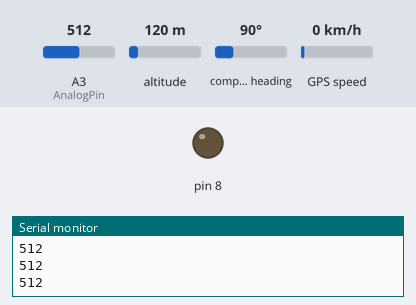
Recording of a sketch running on a simulated Arduino Uno, built with avr-gcc and run on an emulated ATmega328P. Shown: output pins drawn as LEDs (lit = HIGH), the last lines printed to the serial monitor. Inputs (shaded band) come from the test bench; at power-on: A3 (AnalogPin) = 512, altitude 120 m, compass heading 90°, GPS speed 0 km/h. Storage starts empty; the GPS gets a fix after 3 s at 37.7749, -122.4194 with 8 satellites.

Above: at 6.2 s.
6.3 s: A3 (AnalogPin) set to 888
7.8 s: A3 (AnalogPin) set to 918
At 8.5 s:
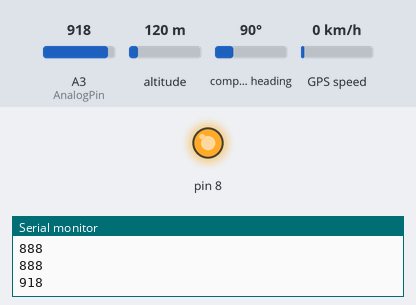
9.3 s: A3 (AnalogPin) set to 890
At 12.07 s:
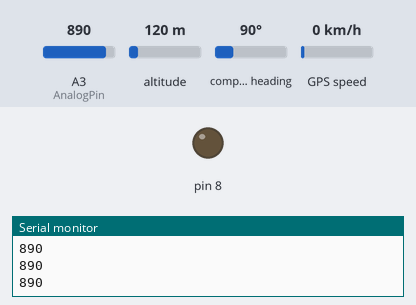
12.3 s: A3 (AnalogPin) set to 910
At 13.2 s:
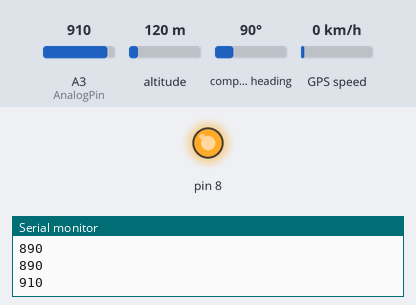
Timing chart, 0 to 14.8 s (numbered marks = the images above; inputs shaded):
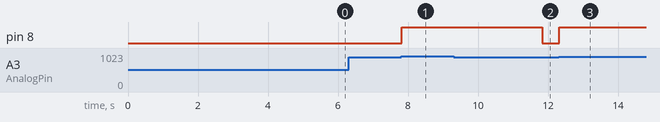

Measured:
- the behaviour switches between 900 and 901 on A3 (AnalogPin) (found by bisection; images 0 and 1)
- after the input at 7.8 s, pin 8: LOW → HIGH at once
- after the input at 9.3 s, pin 8: HIGH → LOW after 2.5 s
- after the input at 12.3 s, pin 8: LOW → HIGH at once

The sketch:

GPS_Switch_Logger.ino
```cpp
#include <SD.h>
#include<SPI.h>

#include <Adafruit_GPS.h>
//  Libreria per la creazione di un seriale sulla porta 9600 via software. Sintassi: SoftwareSerial mySerial(TXpin, RXpin);
#include <SoftwareSerial.h>
SoftwareSerial mySerial(3,2);
//  Dichiarazione oggetto GPS con invio dei dati al seriale mySerial.
Adafruit_GPS GPS(&mySerial);

//  Variabili per le frasi NMEA
String NMEA1;
String NMEA2;
//  Variabili per la lettura dei caratteri nelle frasi NMEA
char c;         //  per legere i caratteri delle stringhe
float deg;      //  per leggere i gradi dalle stringhe
float degWhole; //  per leggere la parte intera dei gradi
float degDec;   //  per leggere la parte decimale dei gradi
int AnalogPin = 3;
int SwitchValue = 0;
bool FirstPastFlag = true;
String GPSFile;

//  Dichiarazione del pin SS della scheda SD.
//  N.B. Controllare con precisione quale sia la comunicazione SS della propria scheda SD
//  Le logging shield hanno il pin SS su D10, di solito
//  int chipSelect = 4;
int chipSelect = 10;
//  Dichiarazione della variabile di tipo File, la useremo dopo per scrivere i log
File mySensorData;


void setup()
{
  Serial.begin(9600);
  GPS.begin(9600);
  GPS.sendCommand("$PGCMD,33,0*6D");
  GPS.sendCommand(PMTK_SET_NMEA_OUTPUT_RMCGGA);
  GPS.sendCommand(PMTK_SET_NMEA_UPDATE_10HZ);
  delay(1000);

  SD.begin(chipSelect);
  pinMode(8,OUTPUT);

  readGPS();
}

void loop()
{
  SwitchValue = analogRead(AnalogPin);     // read the input pin
  Serial.println(SwitchValue);
  if(SwitchValue > 900) //Only save data if switch on
  {
    if(FirstPastFlag == true)
    {
      GPSFile      = generateFiles("GPS");
      FirstPastFlag = false;
    }
    digitalWrite(8,HIGH);
    readGPS();
    mySensorData = SD.open(GPSFile, FILE_WRITE);
    mySensorData.println(NMEA1);
    mySensorData.println(NMEA2);
    mySensorData.close();
  }
  else
  {
    digitalWrite(8,LOW);
    FirstPastFlag = true;
  }
}

void readGPS() {

  clearGPS();
  while(!GPS.newNMEAreceived()) {
    c=GPS.read();
  }

  GPS.parse(GPS.lastNMEA());
  NMEA1=GPS.lastNMEA();


   while(!GPS.newNMEAreceived()) {
    c=GPS.read();
  }
  GPS.parse(GPS.lastNMEA());
  NMEA2=GPS.lastNMEA();

}

void clearGPS() {
  while(!GPS.newNMEAreceived()) {
    c=GPS.read();
  }
  GPS.parse(GPS.lastNMEA());

  while(!GPS.newNMEAreceived()) {
    c=GPS.read();
  }
  GPS.parse(GPS.lastNMEA());

  while(!GPS.newNMEAreceived()) {
    c=GPS.read();
  }
  GPS.parse(GPS.lastNMEA());

}
void convLong(){

  degWhole=float(int(GPS.longitude / 100));
  degDec=(GPS.longitude - degWhole * 100 ) / 60;
  deg = degWhole + degDec;
  if(GPS.lon=='W'){
    deg = (-1) * deg;
  }
}
void convLati(){
  degWhole=float(int(GPS.latitude / 100));
  degDec=(GPS.latitude - degWhole * 100 ) / 60;
  deg = degWhole + degDec;
  if(GPS.lat=='S'){
    deg = (-1) * deg;
  }
}

String generateFiles(String sensor)
{
    //derived from code found at http://forum.arduino.cc/index.php?topic=57460.0
    String fileName = String();
    String message = String();
    unsigned int filenumber = 1;
    while(!filenumber==0)
    {
        fileName = sensor;
        fileName += filenumber;
        fileName += ".txt";
        message = fileName;
        char charFileName[fileName.length() + 1];
        fileName.toCharArray(charFileName, sizeof(charFileName));

        if (SD.exists(charFileName))
        {
            message += " exists.";
            filenumber++;
        }
        else
        {
            File dataFile = SD.open(charFileName, FILE_WRITE);
            message += " created.";
            dataFile.close();
            filenumber = 0;
            return fileName;
        }
    }
}
```
